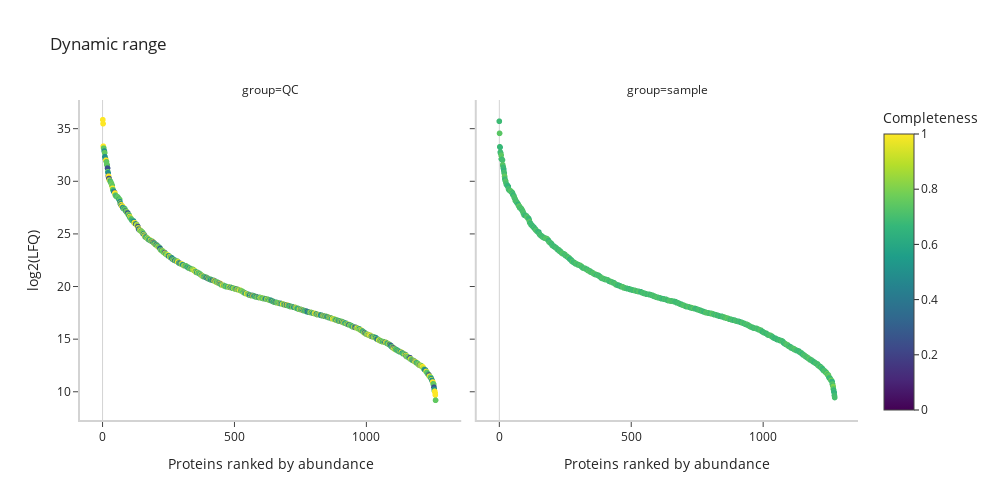

The notebook cell saved with this chart:
### Code cell
#Build a dynamic range summary and plot from a long proteomics dataframe.

#pg_long : dataframe with columns 'sample_name', 'sample_type', 'protein', 'LFQ'.
#save_img : if True, save the figure to `save_path`
#save_path : path to save the figure 

msp.plot_dynamic_range(filtered_pg_long[filtered_pg_long["sample_type"] != "empty"])

### Figure 1 — Plotly figure (JSON) as saved in the notebook; plotly's stock layout.template omitted (floating-point values rounded to 4 significant figures; data arrays with more than 128 entries replaced by an {"elided": "..."} marker saying what was removed)
{"data": [{"customdata": {"elided": "1273x2 mixed values"}, "hovertemplate": "<b>%{hovertext}</b><br><br>group=QC<br>Proteins ranked by abundance=%{x}<br>log2(LFQ)=%{y}<br>name=%{customdata[0]}<br>Completeness=%{marker.color}<extra></extra>", "hovertext": {"elided": "1273 str values"}, "legendgroup": "", "marker": {"color": {"elided": "1273 float values"}, "coloraxis": "coloraxis", "line": {"width": 0}, "symbol": "circle"}, "mode": "markers", "name": "", "showlegend": false, "type": "scattergl", "x": {"elided": "1273 int values"}, "xaxis": "x", "y": {"elided": "1273 float values"}, "yaxis": "y"}, {"customdata": {"elided": "1273x2 mixed values"}, "hovertemplate": "<b>%{hovertext}</b><br><br>group=sample<br>Proteins ranked by abundance=%{x}<br>log2(LFQ)=%{y}<br>name=%{customdata[0]}<br>Completeness=%{marker.color}<extra></extra>", "hovertext": {"elided": "1273 str values"}, "legendgroup": "", "marker": {"color": {"elided": "1273 float values"}, "coloraxis": "coloraxis", "line": {"width": 0}, "symbol": "circle"}, "mode": "markers", "name": "", "showlegend": false, "type": "scattergl", "x": {"elided": "1273 int values"}, "xaxis": "x2", "y": {"elided": "1273 float values"}, "yaxis": "y2"}], "layout": {"annotations": [{"font": {}, "showarrow": false, "text": "group=QC", "x": 0.245, "xanchor": "center", "xref": "paper", "y": 1, "yanchor": "bottom", "yref": "paper"}, {"font": {}, "showarrow": false, "text": "group=sample", "x": 0.755, "xanchor": "center", "xref": "paper", "y": 1, "yanchor": "bottom", "yref": "paper"}], "coloraxis": {"colorbar": {"title": {"text": "Completeness"}}, "colorscale": [[0, "#440154"], [0.1111, "#482878"], [0.2222, "#3e4989"], [0.3333, "#31688e"], [0.4444, "#26828e"], [0.5556, "#1f9e89"], [0.6667, "#35b779"], [0.7778, "#6ece58"], [0.8889, "#b5de2b"], [1, "#fde725"]]}, "height": 500, "legend": {"tracegroupgap": 0}, "title": {"text": "Dynamic range"}, "width": 1000, "xaxis": {"anchor": "y", "domain": [0, 0.49], "gridcolor": "lightgrey", "linecolor": "lightgrey", "linewidth": 2, "showline": true, "title": {"text": "Proteins ranked by abundance"}, "zeroline": true, "zerolinecolor": "lightgrey"}, "xaxis2": {"anchor": "y2", "domain": [0.51, 1], "gridcolor": "lightgrey", "linecolor": "lightgrey", "linewidth": 2, "matches": "x", "showline": true, "title": {"text": "Proteins ranked by abundance"}, "zeroline": true, "zerolinecolor": "lightgrey"}, "yaxis": {"anchor": "x", "domain": [0, 1], "gridcolor": "lightgrey", "linecolor": "lightgrey", "linewidth": 2, "showline": true, "title": {"text": "log2(LFQ)"}}, "yaxis2": {"anchor": "x2", "domain": [0, 1], "gridcolor": "lightgrey", "linecolor": "lightgrey", "linewidth": 2, "matches": "y", "showline": true, "showticklabels": false}}}
